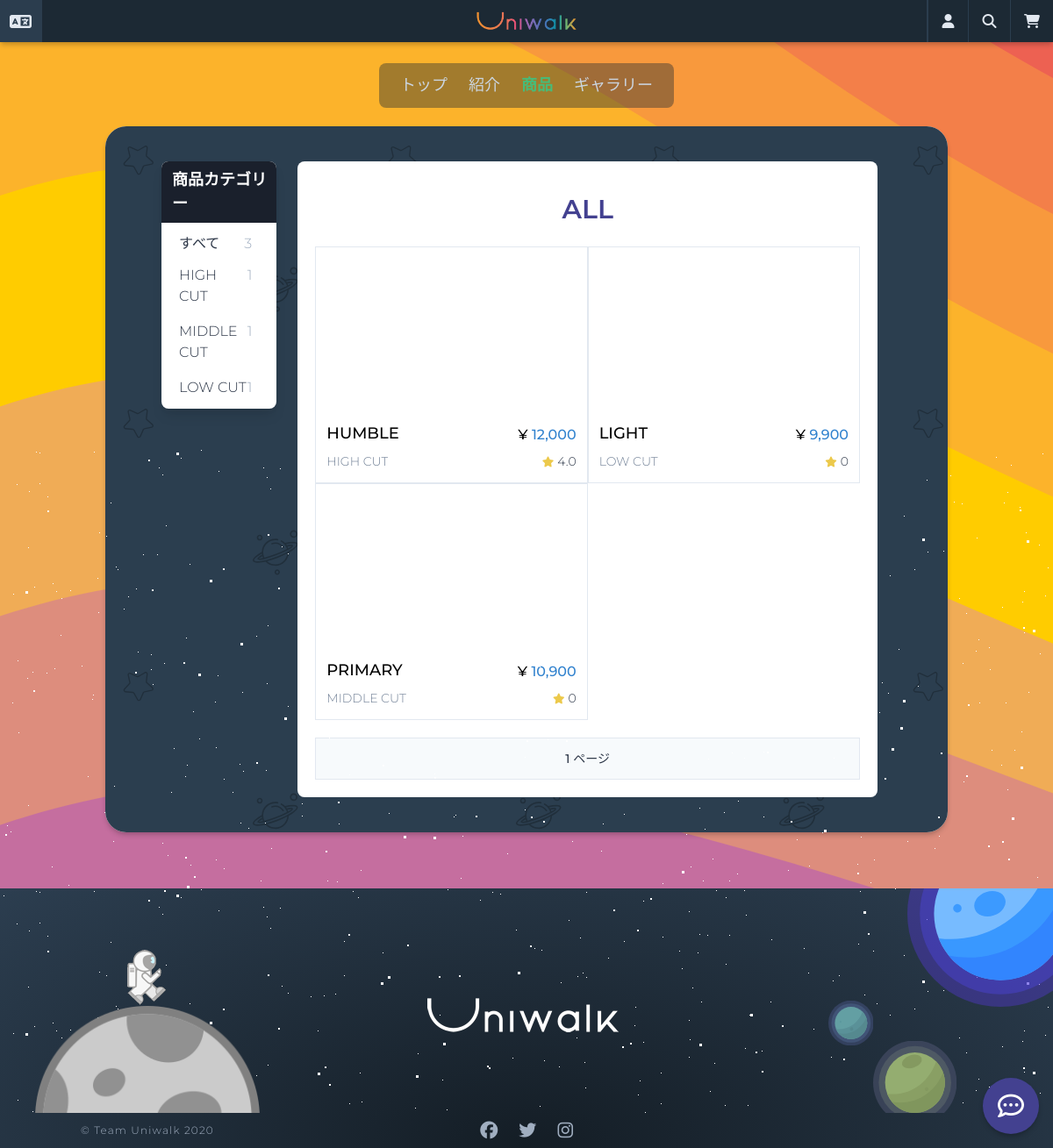
/products/list/, run on an earlier commit of the app's database.
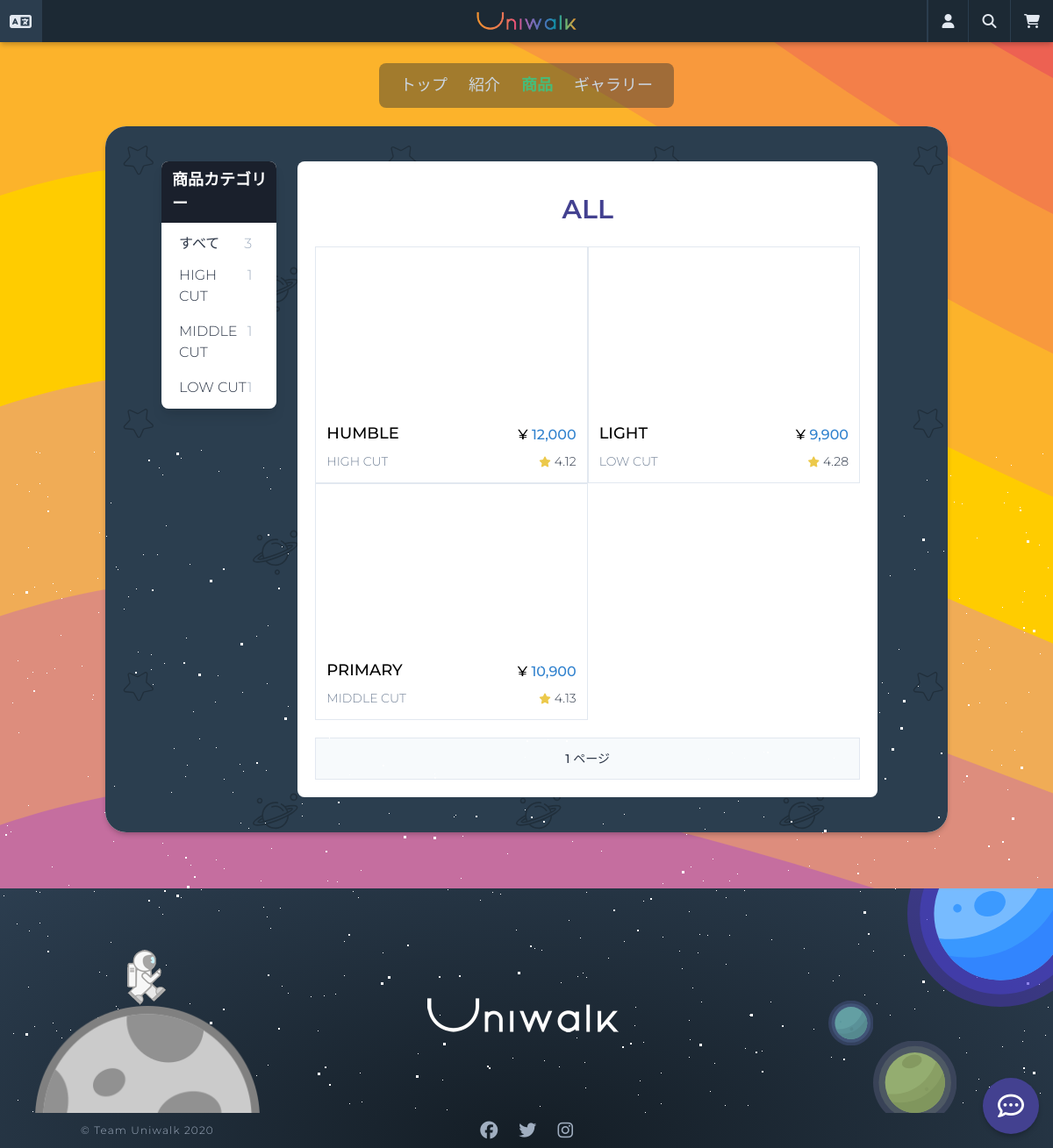
And on a later commit of the database.
### products/models.py (models this page shows, shortened)
class Product(core_models.TimeStampedModel):
    name = models.CharField(_("商品名"), max_length=50)
    category = models.ForeignKey(
        "Category",
        verbose_name=_("商品カテゴリー"),
        related_name="product",
        on_delete=models.CASCADE,
    )
    price = models.DecimalField(_("価格"), decimal_places=0, max_digits=6)
    description = models.TextField(_("詳細説明"))
    is_active = models.BooleanField(_("販売中"), null=False, default=True)
    product_number = models.CharField(
        _("番号"), max_length=40, default=create_product_code, blank=True, null=True
    )
    product_code = models.CharField(_("商品番号"), max_length=40, blank=True, null=True)
    def total_rating(self):
        all_reviews = self.reviews.all()
        all_ratings = 0
        if len(all_reviews) > 0:
            for review in all_reviews:
                all_ratings += review.rate
            return round(all_ratings / len(all_reviews), 2)
        return 0
    total_rating.short_description = _("評点")
    @property
    def first_image(self):
        try:
            (image,) = self.images.all()[:1]
            return image.image.url
        except ValueError:
            return None
    class Meta:
        ordering = ("-created",)
        verbose_name = _("商品")
        verbose_name_plural = _("商品")

class Image(core_models.TimeStampedModel):
    image = models.ImageField(_("イメージ"), upload_to="product_images")
    product = models.ForeignKey(
        "Product", verbose_name=_("商品"), related_name="images", on_delete=models.CASCADE
    )
    class Meta:
        verbose_name = _("商品イメージ")
        verbose_name_plural = _("商品イメージ")

class Category(core_models.TimeStampedModel):
    product_type = models.CharField(_("商品タイプ名"), max_length=20)
    type_code = models.CharField(_("タイプコード"), max_length=2)
    class Meta:
        verbose_name = _("カテゴリー")
        verbose_name_plural = _("カテゴリー")
    def __str__(self):
        return self.product_type

### reviews/models.py (models this page shows, shortened)
class Review(core_models.TimeStampedModel):
    product = models.ForeignKey(
        "products.Product",
        verbose_name=_("商品"),
        related_name="reviews",
        on_delete=models.CASCADE,
    )
    user = models.ForeignKey(
        "users.User", verbose_name=_("ユーザー"), on_delete=models.CASCADE
    )
    title = models.CharField(_("タイトル"), max_length=50)
    text = models.TextField(_("本文"))
    rate = models.PositiveIntegerField(
        _("評点"), default=0, validators=[MaxValueValidator(5)]
    )
    class Meta:
        verbose_name = _("レビュー")
        verbose_name_plural = _("レビュー")

### products/views.py (the view)
# urls.py: path("list/", views.ProductListView.as_view(), name="list"),
class ProductListView(ListView):
    model = models.Product
    paginate_by = 9
    context_object_name = "products"
    extra_context = {
        "count": len(models.Product.objects.all()),
        "categories": models.Category.objects.all(),
    }
    template_name = "products/product-list.html"
    def get_queryset(self):
        if self.kwargs.get("pk"):
            return models.Product.objects.filter(
                category_id=self.kwargs.get("pk")
            ).order_by("-created")
        return models.Product.objects.all().order_by("-created")

### carts/context_processors.py (called while the page is built)
def counter(request):
    item_count = 0
    if "admin" in request.META["PATH_INFO"]:
        return {}
    else:
        try:
            cart = Cart.objects.get(session_key=_session_key(request))
            cart_items = CartItem.objects.all().filter(cart=cart, active=True)
            for cart_item in cart_items:
                item_count += cart_item.quantity
        except Cart.DoesNotExist:
            item_count = 0
    return dict(item_count=item_count)

### carts/views.py (called while the page is built)
def _session_key(request):
    cart = request.session.session_key
    if not cart:
        cart = request.session.create()
    return cart

### templates/products/product-list.html (shortened to what this page needs)
{% extends "base.html" %}
{% load i18n static humanize %}
{% block content %}
<div class="min-h-75vh rounded-xl mx-auto"
    style="background-image: url({% static 'images/pattern.svg' %}); background-repeat: repeat;">
    <div class="flex p-10">
        <div class="w-1/6 shadow-lg bg-white rounded-lg ml-6 mr-3 h-2/3">
            <h2 class="text-lg font-extrabold py-2 mb-1 pl-3 bg-gray-900 text-white rounded-t-lg">{% trans '商品カテゴリー' %}
            </h2>
            <ul class="px-4">
                <li class="flex justify-between py-2 text-base pr-3 p-1">
                    <a href="{% url 'products:list' %}">{% trans 'すべて' %}</a>
                    <span class="text-gray-500">{{ count }}</span>
                </li>
                {% for category in categories %}
                <li class="flex justify-between mb-2 text-base pr-3 p-1">
                    <a href="{% url 'products:list-category' category.pk %}">{{ category }}</a>
                    <span class="text-gray-500">{{ category.product.all|length }}</span>
                </li>
                {% endfor %}
            </ul>
        </div>
        <div class="w-5/6 flex flex-wrap mr-10 ml-3 rounded-lg p-5 bg-white">
            <h2 class="w-full text-indigo-800 mt-3 mb-5 text-3xl text-center font-semibold">
                {% if '/category-1/' in request.path %}
                HIGH CUT
                {% elif '/category-2/' in request.path %}
                MIDDLE CUT
                {% elif '/category-3/' in request.path %}
                LOW CUT
                {% else %}
                ALL
                {% endif %}
            </h2>
            {% if products %}
            {% for product in products %}
            {% include 'mixins/products/product-card.html' with product=product %}
            {% endfor %}
            <div
                class="flex h-12 items-center justify-center mx-auto container border border-gray-300 mt-5 bg-gray-100">
                <span class="mx-3 font-medium text-sm">
                </span>
            </div>
            {% else %}
            <p class="flex justify-center items-center font-semibold w-full h-50vh text-center text-2xl">
                <i class="fas fa-dizzy fa-2x text-teal-500"></i> <span class="ml-5">{% trans '商品が存在しません。' %}</span>
            </p>
            {% endif %}
        </div>
    </div>
</div>
{% endblock content %}

### templates/mixins/products/product-card.html
{% load humanize %}
<div class="xl:w-1/3 md:w-1/2 sm:w-full xs:w-full overflow-hidden border border-gray-300 bg-white wow fadeIn"
    style="height: 22.5vw;">
    <a href="{% url 'products:detail' product.pk %}">
        <div class="w-full h-2/3 bg-cover bg-center mb-2" style="background-image: url({{ product.first_image }});">
        </div>
        <div class="flex flex-col h-1/3 justify-center px-3">
            <div class="flex justify-between items-end mb-2 truncate">
                <div class="w-4/5 overflow-hidden flex">
                    <span class="text-lg text-black w-11/12 block overflow-hidden font-medium">{{ product.name }}</span>
                </div>
                <span class="text-blue-600 font-medium">
                    <span class="text-black">&yen;</span> {{ product.price|intcomma }}
                </span>
            </div>
            <div class="flex justify-between mb-2 truncate">
                <div class="w-4/5 overflow-hidden flex">
                    <span class="text-sm text-gray-600 block truncate">{{ product.category }}</span>
                </div>
                <span class="text-sm flex items-center">
                    <i class="fas fa-star text-xs text-yellow-500 mr-1"></i> {{ product.total_rating }}
                </span>
            </div>
        </div>
    </a>
</div>

What changed in the data, as far as the page shows it:
changed Product "HUMBLE": total_rating "4.0" → "4.12"
changed Product "LIGHT": total_rating "0" → "4.28"
computed for Product "PRIMARY": total_rating "0" → "4.13"
